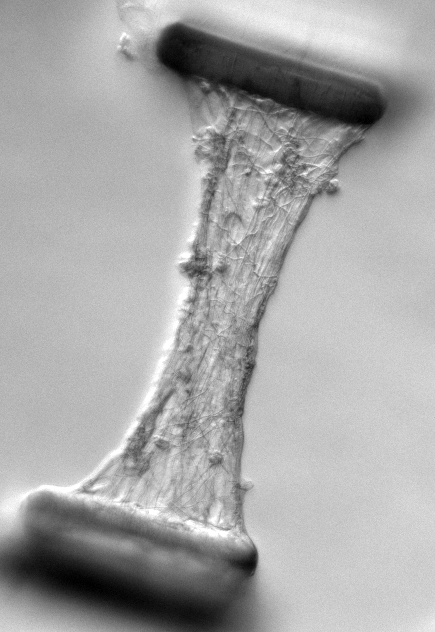
#> input picture fibrotug/transformingTestImage/align0.1LAP_05CROPPED_31.png, 435 x 632 px
$ python nonLinearTransform_javi.py
#> lines starting #> are read from the running program, lines starting #| are printed output that depends on the picture
#!/usr/bin/env python3
# -*- coding: utf-8 -*-
"""
Created on Fri Jan 20 16:43:42 2023

@author: Javiera Jilberto Vallejos
"""

from skimage.transform import warp
from skimage.io import imread
from skimage.color import rgb2gray
import numpy as np
import matplotlib.pyplot as plt


image = imread('align0.1LAP_05CROPPED_31.png', as_gray=True)
#> image is the input picture: shape (632, 435) uint16; min 0, max 65535, mean 42993.8
image_2 = imread('align0.1LAP_05CROPPED_45.png', as_gray=True)
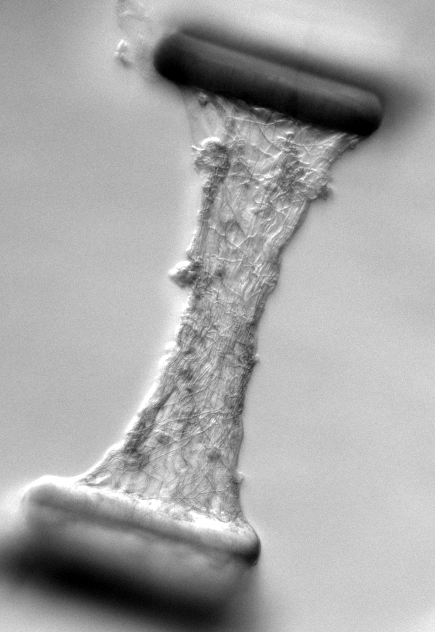
#> input picture fibrotug/transformingTestImage/align0.1LAP_05CROPPED_45.png, 435 x 632 px
#> image_2 is the input picture: shape (632, 435) uint16; min 0, max 65535, mean 42757.8

print(np.max(np.asarray(image)))
#| 65535
print(np.max(np.asarray(image_2)))
#| 65535

np.save('originalArray.npy', image)
np.save('transformedArray.npy', image_2)

# Visualize
fig, axs = plt.subplots(2, 1, num=1, clear=True)
axs[0].imshow(image)
axs[1].imshow(image_2)
plt.savefig('transformedImage.png')
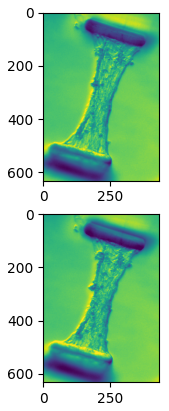
#> figure drawn by matplotlib, 2 panels

# transformImage('align0.1LAP_05CROPPED_31.png', 'align0.1LAP_05CROPPED_45.png')
